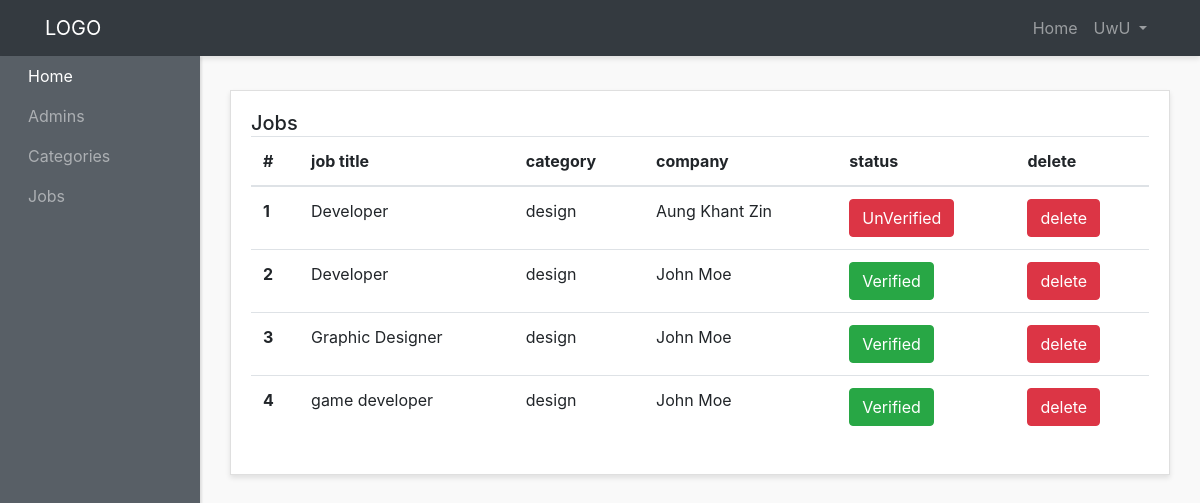
Page /admin-panel/jobs-admins/show-jobs.php (signed in) on the committed database.
### tables this page shows
CREATE TABLE `jobs` (
  `id` int(3) NOT NULL,
  `job_title` varchar(200) NOT NULL,
  `job_region` varchar(200) NOT NULL,
  `job_type` varchar(200) NOT NULL,
  `vacancy` int(3) NOT NULL,
  `job_category` varchar(200) NOT NULL,
  `experience` varchar(200) NOT NULL,
  `salary` varchar(200) NOT NULL,
  `gender` varchar(200) NOT NULL,
  `application_deadline` varchar(200) NOT NULL,
  `job_description` text NOT NULL,
  `responsibilities` text NOT NULL,
  `education_experience` text NOT NULL,
  `other_benifits` text NOT NULL,
  `company_email` varchar(200) NOT NULL,
  `company_name` varchar(200) NOT NULL,
  `company_id` int(3) NOT NULL,
  `company_image` varchar(200) NOT NULL,
  `status` int(3) NOT NULL DEFAULT 0,
  `created_at` timestamp NOT NULL DEFAULT current_timestamp()
);

### admin-panel/jobs-admins/show-jobs.php (the view, shortened to what this page needs)
<?php require "../layouts/header.php" ; ?>
<?php require "../../config/config.php"; ?>
<?php
    $select = $conn->query("SELECT * FROM jobs");
    $select->execute();
    $jobs = $select->fetchAll(PDO::FETCH_OBJ) ;
?>
          <div class="row">
        <div class="col">
          <div class="card">
            <div class="card-body">
              <h5 class="card-title mb-4 d-inline">Jobs</h5>
              <table class="table">
                <thead>
                  <tr>
                    <th scope="col">#</th>
                    <th scope="col">job title</th>
                    <th scope="col">category</th>
                    <th scope="col">company</th>
                    <th scope="col">status</th>
                    <th scope="col">delete</th>
                  </tr>
                </thead>
                <tbody>
                <?php
                foreach($jobs as $job):?>
                  <tr>
                    <th scope="row"><?php echo $job->id; ?></th>
                    <td><?php echo $job->job_title; ?></td>
                    <td><?php  echo $job->job_category;?></td>
                    <td><?php echo $job->company_name; ?></td>
                      <?php
                      if($job-> status == 1):
                      ?>
                      <td><a href="<?php  echo ADMINURL?>/jobs-admins/status-jobs.php?id=<?php echo $job->id; ?>&status=<?php echo $job->status; ?>" class="btn btn-danger  text-center ">UnVerified</a></td>
                      <?php else:  ?>
                     <td><a href="<?php  echo ADMINURL?>/jobs-admins/status-jobs.php?id=<?php echo $job->id; ?>&status=<?php echo $job->status; ?>" class="btn btn-success  text-center ">Verified</a></td>
                     <?php endif; ?>
                          <td><a href="<?php  echo ADMINURL?>/jobs-admins/delete-jobs.php?id=<?php echo $job->id; ?>" class="btn btn-danger  text-center ">delete</a></td>
                  </tr>
                <?php endforeach; ?>
                </tbody>
              </table>
            </div>
          </div>
        </div>
      </div>
<?php require "../layouts/footer.php" ; ?>

### admin-panel/styles/style.css (style rules this page uses)
body { background:#f9f9f9; }
.card { margin-bottom: 15px; border-radius:0; box-shadow: 0 3px 5px rgba(0,0,0,.1); }

### rows in the picture
jobs: id "1", job_title "Developer", job_category "design", company_name "Aung Khant Zin"
jobs: id "2", job_title "Developer", job_category "design", company_name "John Moe"
jobs: id "3", job_title "Graphic Designer", job_category "design", company_name "John Moe"
jobs: id "4", job_title "game developer", job_category "design", company_name "John Moe"

### other values in the picture
$_SESSION['adminname'] "UwU"
